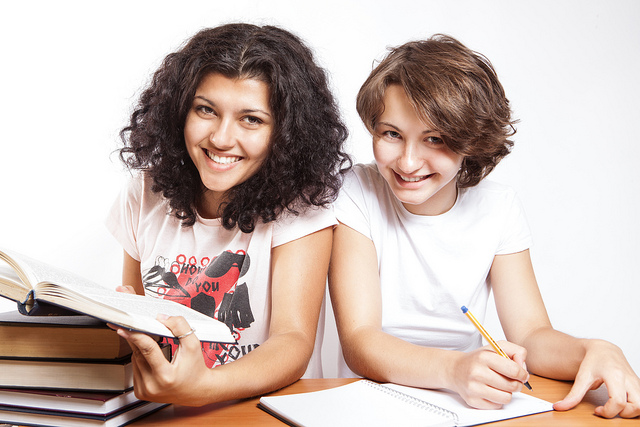
#> input picture face_detection/test1.jpg, 640 x 427 px
$ jupyter execute face_detection.ipynb   (shell and % lines are left out)
#> lines starting #> are read from the running program, lines starting #| are printed output that depends on the picture; after the words box and inside, x2 and y2 are one past the last pixel; in counts of white or black regions, pixels touching at a corner belong together
### Face Detection With OpenCV

[cell 1]
from cv2 import imread
from cv2 import imshow
from cv2 import waitKey
from cv2 import destroyAllWindows
from cv2 import CascadeClassifier
from cv2 import rectangle
from matplotlib import pyplot as plt
import cv2

[cell 2]
img = cv2.imread('test1.jpg')
#> img is the input picture: shape (427, 640, 3); mean B, G, R 179.7, 186.7, 204
RGB_im = cv2.cvtColor(img, cv2.COLOR_BGR2RGB)

plt.figure(figsize=(8,8))
plt.imshow(RGB_im)
plt.title('my picture')
plt.show()

OpenCV provides the CascadeClassifier class that can be used to create a cascade classifier for face detection. The constructor can take a filename as an argument that specifies the XML file for a pre-trained model.

Download Open Frontal Face Detection Model (haarcascade_frontalface_default.xml)
Once downloaded, we can load the model as follows:

Once loaded, the model can be used to perform face detection on a photograph by calling the detectMultiScale() function.

This function will return a list of bounding boxes for all faces detected in the photograph

[cell 3]
# plot photo with detected faces using opencv cascade classifier

# load the photograph
pixels = imread('test2.jpg')
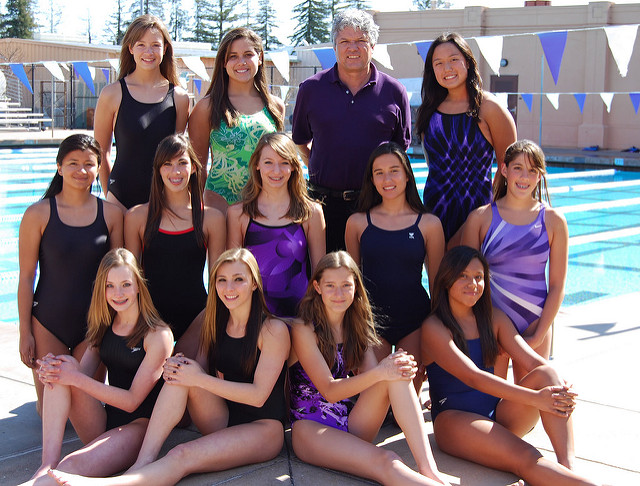
#> input picture face_detection/test2.jpg, 640 x 486 px
#> pixels is the input picture: shape (486, 640, 3); mean B, G, R 118.6, 113.4, 130.9
# load the pre-trained model
classifier = CascadeClassifier('haarcascade_frontalface_default.xml')
# perform face detection

bboxes = classifier.detectMultiScale(pixels, 1.05, 8)
#> bboxes = [[334, 29, 35, 35], [428, 48, 38, 38], [219, 40, 42, 42], [366, 156, 44, 44], [452, 263, 39, 39], [208, 264, 45, 45], [96, 266, 50, 50], [127, 29, 41, 41], [255, 147, 43, 43], [316, 269, 44, 44]]
# print bounding box for each detected face
for box in bboxes:
    # extract
    x, y, width, height = box
    x2, y2 = x + width, y + height
    # draw a rectangle over the pixels
    rectangle(pixels, (x, y), (x2, y2), (0,0,255), 1)
#> this loop made 10 passes
#> (x, y, width, height, x2, y2) on passes 1 to 10: (334, 29, 35, 35, 369, 64), (428, 48, 38, 38, 466, 86), (219, 40, 42, 42, 261, 82), (366, 156, 44, 44, 410, 200), (452, 263, 39, 39, 491, 302), (208, 264, 45, 45, 253, 309), (96, 266, 50, 50, 146, 316), (127, 29, 41, 41, 168, 70), (255, 147, 43, 43, 298, 190), (316, 269, 44, 44, 360, 313)
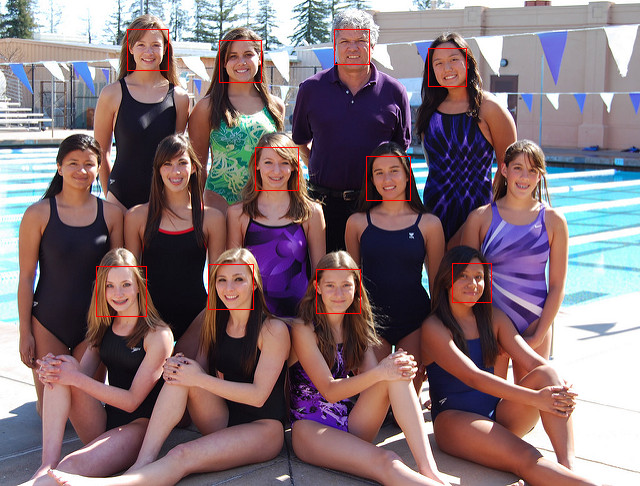
#> pixels: shape (486, 640, 3); 0.54% of pixels changed, all inside (x1, y1, x2, y2) = (96, 29, 492, 317)
# show the image
pixels = cv2.cvtColor(pixels, cv2.COLOR_BGR2RGB)
plt.figure(figsize=(12,20))
plt.imshow(pixels)

plt.title('my picture')
plt.show()
# keep the window open until we press a key
# waitKey(0)
# # close the window
# destroyAllWindows()

[cell 4]
# plot photo with detected faces using opencv cascade classifier

# load the photograph
pixels = imread('test3.jpg')
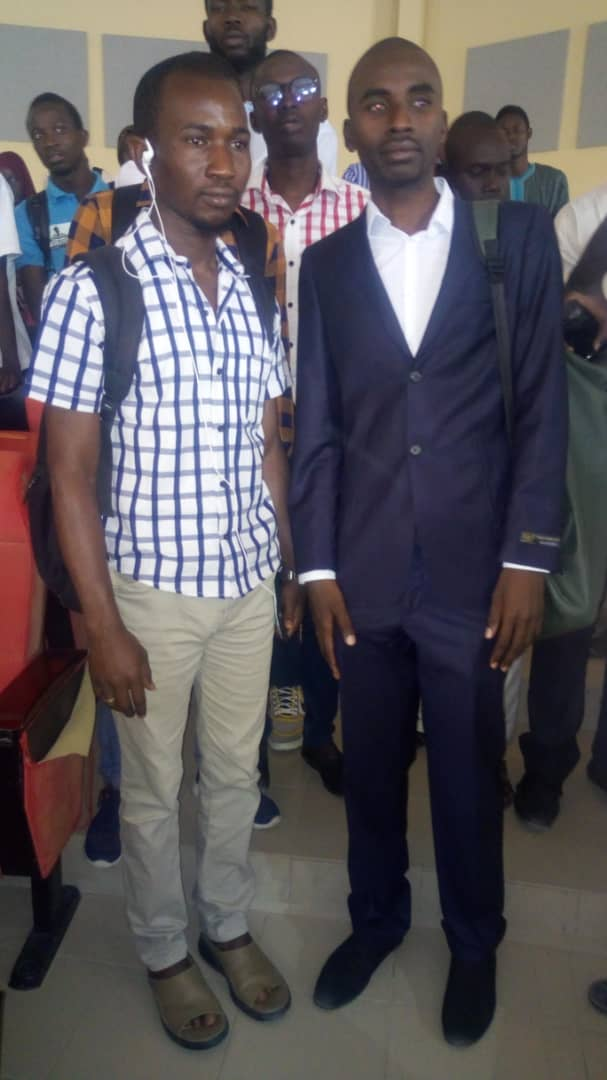
#> input picture face_detection/test3.jpg, 607 x 1080 px
#> pixels is the input picture: shape (1080, 607, 3); mean B, G, R 90.3, 85.9, 90.9
# load the pre-trained model
classifier = CascadeClassifier('haarcascade_frontalface_default.xml')
# perform face detection
bboxes = classifier.detectMultiScale(pixels)
#> bboxes = [[345, 59, 107, 107], [111, 873, 92, 92], [161, 94, 116, 116]]
# print bounding box for each detected face
for box in bboxes:
    # extract
    x, y, width, height = box
    x2, y2 = x + width, y + height
    # draw a rectangle over the pixels
    rectangle(pixels, (x, y), (x2, y2), (0,0,255), 1)
#> this loop made 3 passes
#> (x, y, width, height, x2, y2) on passes 1 to 3: (345, 59, 107, 107, 452, 166), (111, 873, 92, 92, 203, 965), (161, 94, 116, 116, 277, 210)
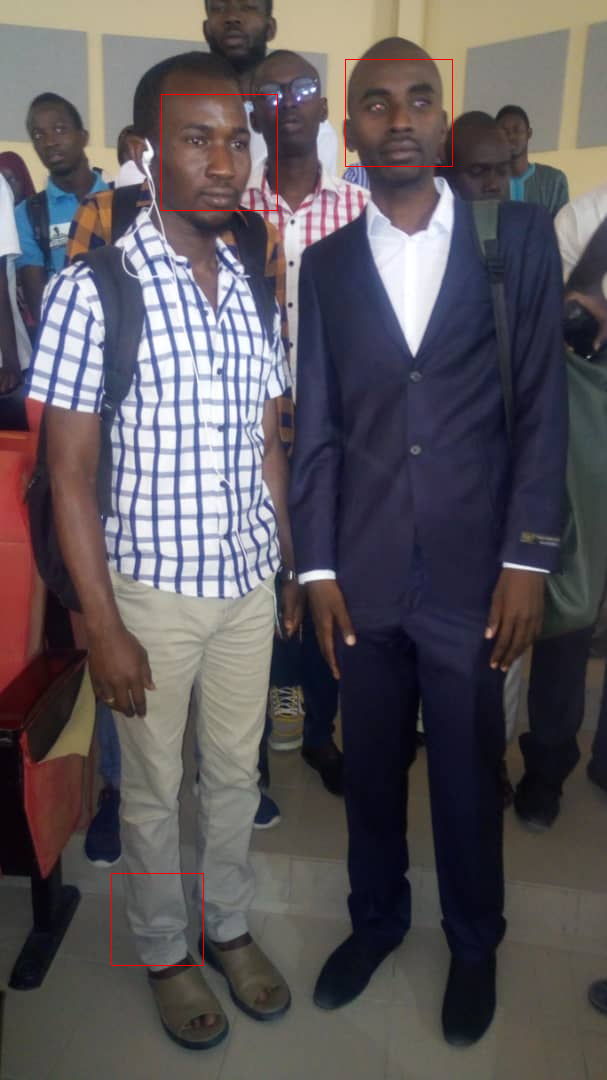
#> pixels: shape (1080, 607, 3); 0.19% of pixels changed, all inside (x1, y1, x2, y2) = (111, 59, 453, 966)
# show the image
pixels = cv2.cvtColor(pixels, cv2.COLOR_BGR2RGB)
plt.figure(figsize=(12,20))
plt.imshow(pixels)

plt.title('my picture')
plt.show()
# keep the window open until we press a key
# waitKey(0)
# # close the window
# destroyAllWindows()
